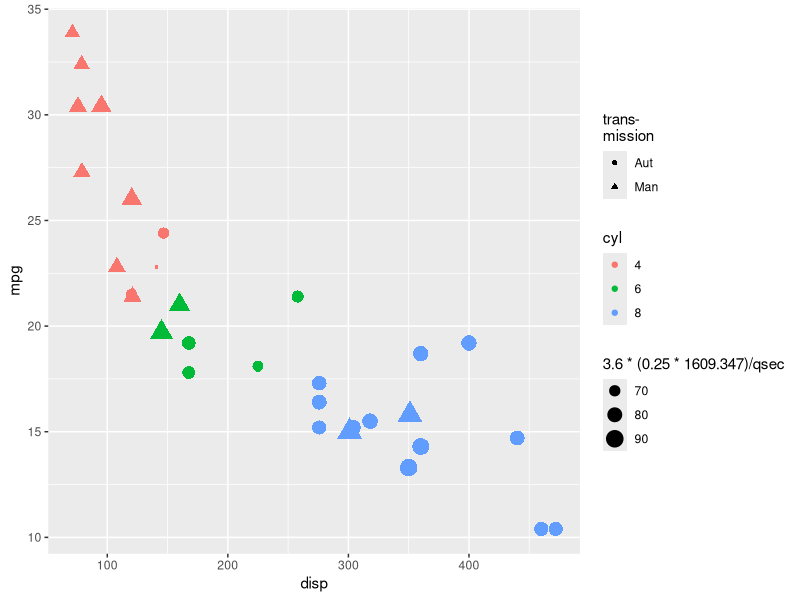
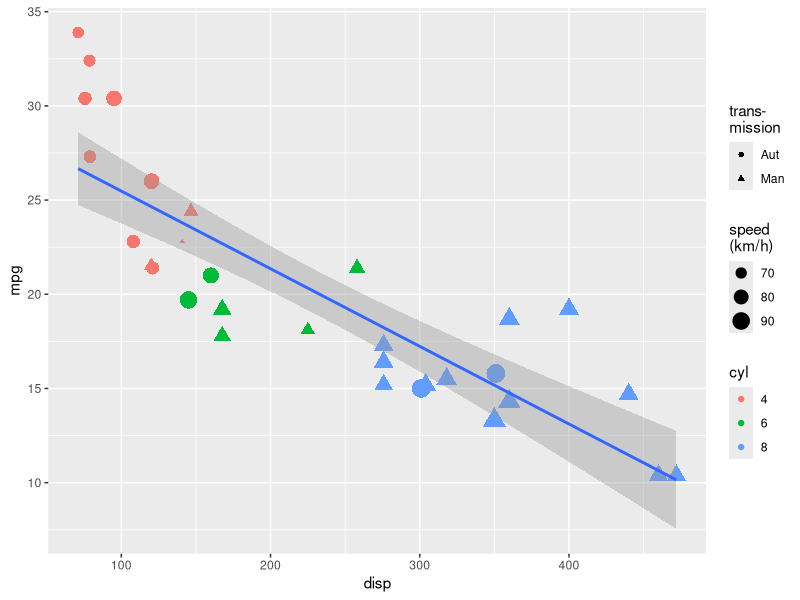

Generate these figures, in order, with R:
## ---- chunk 1
#| label: setup
library(tidyverse)
## ---- chunk 2
ggplot() +
  geom_point(data = mtcars,
             mapping = aes(
               x = disp, y = mpg, 
               colour = factor(cyl), 
              size = 3.6*(0.25*1609.347)/qsec,
              shape = factor(ifelse(am, "Man", "Aut")))) +
  labs(
    colour = "cyl", 
    alpha = "speed\n(km/h)", 
    shape = "trans-\nmission")
## ---- chunk 3
ggplot() +
  geom_point(
    data = mtcars,
    mapping = aes(
      x = disp,
      y = mpg, 
      colour = factor(cyl), 
      size = 3.6*(0.25*1609.347)/qsec, 
      shape = factor(
        # Note codeing am
        # 0 automatic, 1 manual
        ifelse(
          am, 
          "Aut", 
          "Man"
          )
        )
      )
    ) +
  labs(
    colour = "cyl", 
    size = "speed\n(km/h)", 
    shape = "trans-\nmission"
    ) +
  geom_smooth(
    data = mtcars, 
    method = 'lm',
    span = 0.375,
    mapping = aes(x = disp, y = mpg)
    )
## ---- chunk 4
# siste
